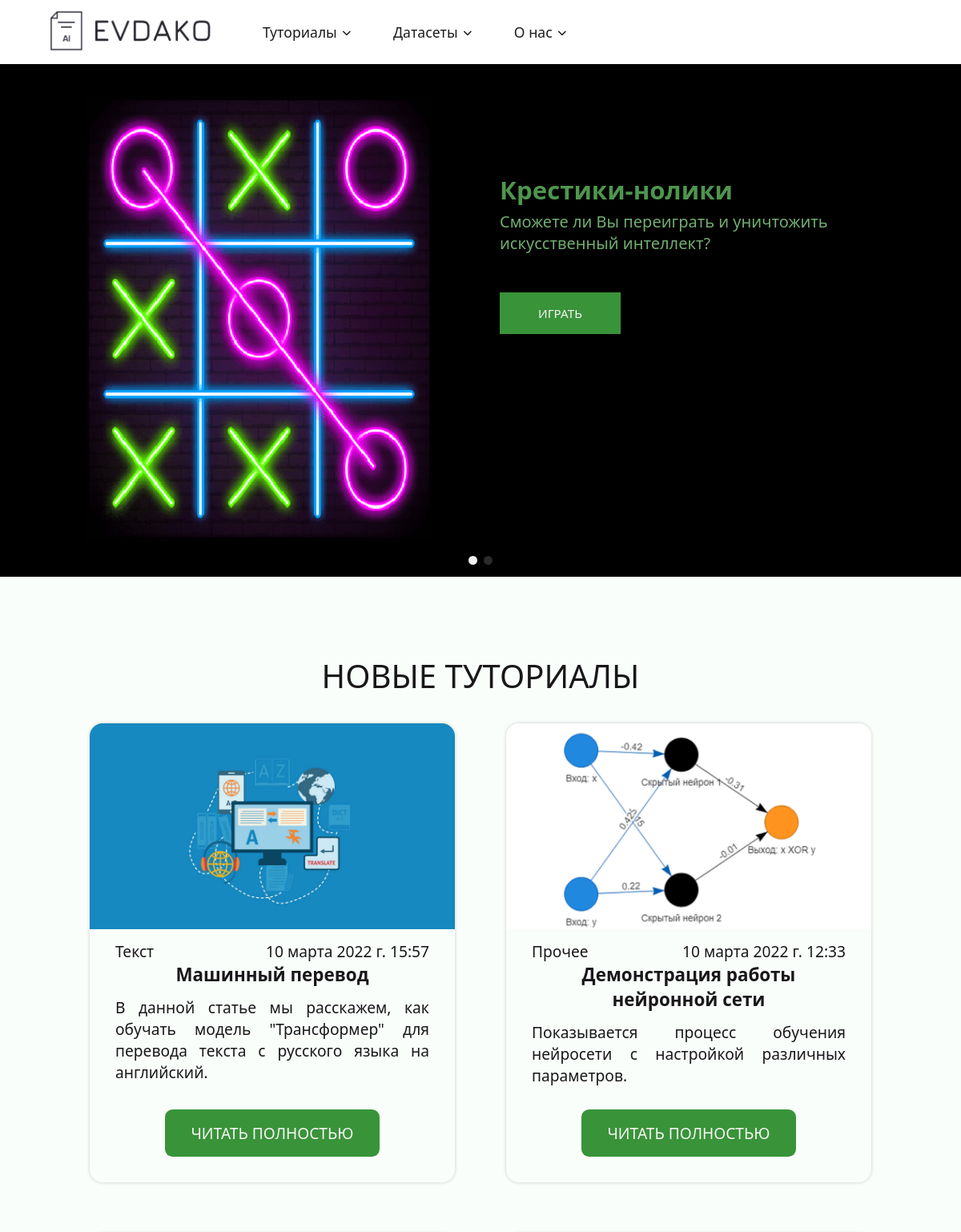
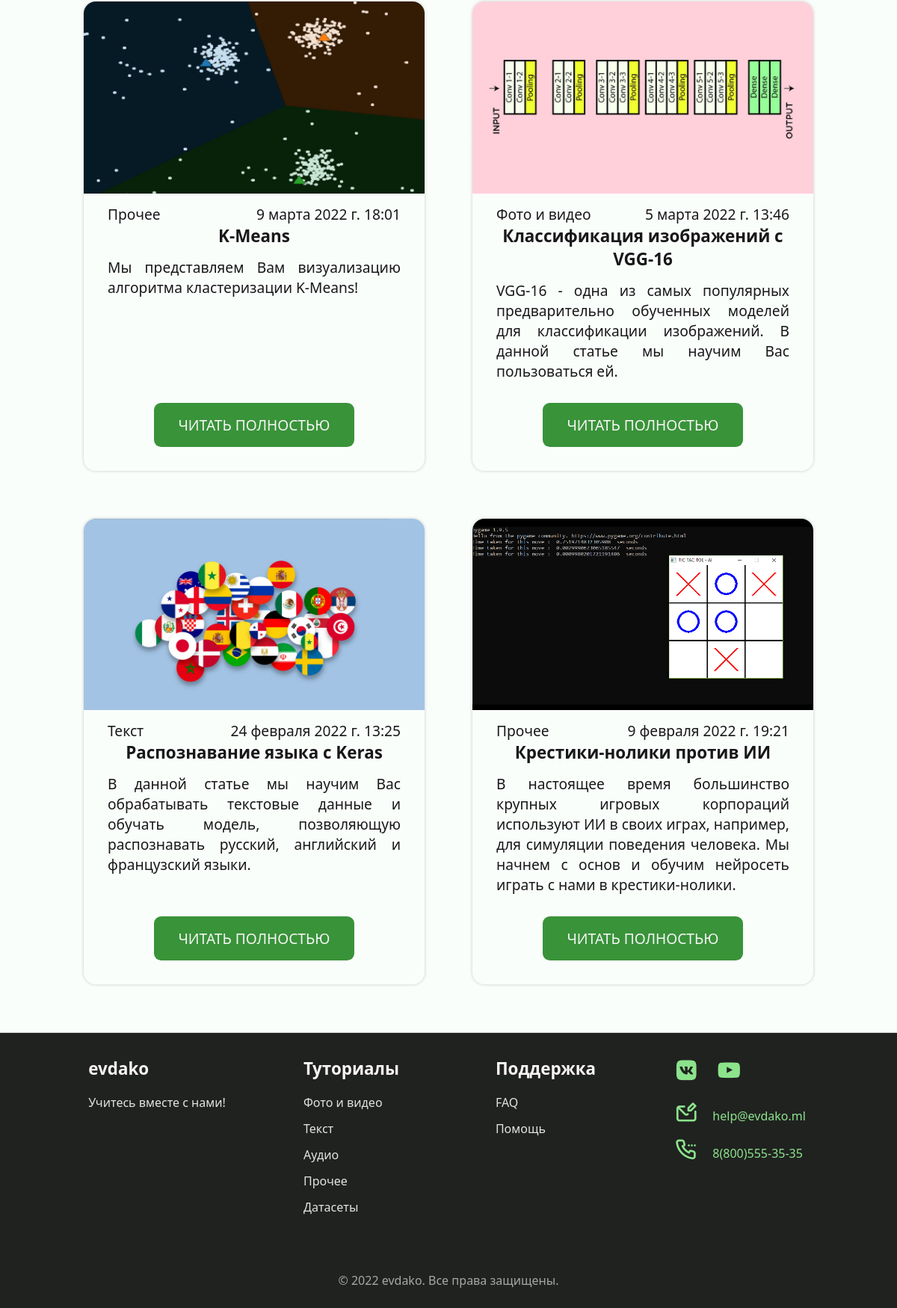
The page /new/ on the database its author committed (2 pictures, top to bottom).
### tutorml/models.py (models this page shows, shortened)
class Article(models.Model):
    title = models.CharField("Название", max_length=50)
    description = models.TextField("Описание")
    category = models.CharField("Категория", max_length=20)
    pub_date = models.DateTimeField('Дата публикации')
    img_path = models.CharField("Путь к изображению", default="tutorml/img/blank.png", max_length=100)
    views = models.IntegerField("Просмотры", default=0)
    user = models.ForeignKey(User, on_delete=models.CASCADE)
    class Meta:
        verbose_name = "Статья"
        verbose_name_plural = "Статьи"

### tutorml/views.py (the view)
# urls.py: path("new/", views.new, name="new"),
def new(request):
    articles = Article.objects.filter(pub_date__lte=timezone.now())
    new_articles = articles.order_by('-pub_date')
    return render(request, "tutorml/new.html", {"articles": new_articles})

### tutorml/templates/tutorml/new.html (shortened to what this page needs)
{% extends 'tutorml/base.html' %}
{% load static %}
{% block content %}
<section class="section">
    <h1 class="section_title">НОВЫЕ ТУТОРИАЛЫ</h1>
    <div class="grid articles_grid">
        {% for article in articles %}
            <div class="article article_long">
                <div class="article_img"><img src="{% static article.img_path %}"></div>
                <div class="article_body">
                    <div class="article_info">
                        <span>{{ article.category }}</span>
                        <span>{{ article.pub_date }}</span>
                    </div>
                    <h1 class="article_title">{{ article.title }}</h1>
                    <p class="article_text">
                        {{ article.description }}
                    </p>
                    <a href="{% url 'tutorml:article' article.id %}" class="link_button">ЧИТАТЬ ПОЛНОСТЬЮ</a>
                </div>
            </div>
        {% endfor %}
    </div>
</section>
{% endblock %}

### tutorml/static/tutorml/css/style.css (style rules this page uses)
:root { --font-family: "Segoe UI", Roboto, "Helvetica Neue", Arial, sans-serif; }
* { box-sizing: border-box; padding: 0; margin: 0; }
body { margin: 5rem 0 0 0; font-family: var(--font-family); font-weight: 500; line-height: normal; background-color: rgb(250, 254, 251); color: #19171a; overflow: overlay; }
a { text-decoration: none; }
img { max-width: 100%; height: auto; vertical-align: initial; }
.section { padding: 2rem 1rem 4rem; margin-left: 8vw; margin-right: 8vw; }
.section_title { font-weight: 400; font-size: 2.5rem; text-align: center; margin-bottom: 2rem; }
.section_title, .section_subtitle { text-align: center; }
.grid { display: grid; gap: 1.5rem; }
.articles_grid { grid-template-columns: repeat(2, .5fr); gap: 4rem; justify-content: center; }
.dataset, .article { position: relative; width: 100%; border-radius: 1rem; box-shadow: 0 0 .25rem rgba(0, 0, 0, .2); overflow: hidden; font-size: 1.2rem; }
.article_text { text-align: justify; font-weight: 400; }
.article_img { overflow: hidden; }
.article_img img { width: 110%; height: 110%; transition: .3s; }
.article_body { display: flex; flex-direction: column; align-items: center; padding: .5rem 2rem 7.5rem 2rem; }
.article_info { width: 100%; display: flex; justify-content: space-between; }
.article_title { font-size: 1.4rem; text-align: center; margin-bottom: .8rem; }
.link_button { display: inline-block; position: absolute; bottom: 2rem; color: whitesmoke; padding: 1rem 2rem; background-color: hsl(120, 44%, 40%); border-radius: .6rem; transition: .3s; }

### rows shown on the page
Article: img_path (picture), category "Текст", pub_date "10 марта 2022 г. 15:57", title "Машинный перевод", description "В данной статье мы расскажем, как обучать модель \"Трансформер\" для перевода текста с русского языка на английский."
Article: img_path (picture), category "Прочее", pub_date "10 марта 2022 г. 12:33", title "Демонстрация работы нейронной сети", description "Показывается процесс обучения нейросети с настройкой различных параметров."
Article: img_path (picture), category "Прочее", pub_date "9 марта 2022 г. 18:01", title "K-Means", description "Мы представляем Вам визуализацию алгоритма кластеризации K-Means!"
Article: img_path (picture), category "Фото и видео", pub_date "5 марта 2022 г. 13:46", title "Классификация изображений с VGG-16", description "VGG-16 - одна из самых популярных предварительно обученных моделей для классификации изображений. В данной статье мы научим Вас пользоваться ей."
Article: img_path (picture), category "Текст", pub_date "24 февраля 2022 г. 13:25", title "Распознавание языка с Keras", description "В данной статье мы научим Вас обрабатывать текстовые данные и обучать модель, позволяющую распознавать русский, английский и французский языки."
Article: img_path (picture), category "Прочее", pub_date "9 февраля 2022 г. 19:21", title "Крестики-нолики против ИИ", description "В настоящее время большинство крупных игровых корпораций используют ИИ в своих играх, например, для симуляции поведения человека. Мы начнем с основ и обучим нейросеть играть с нами в крестики-нолики."
